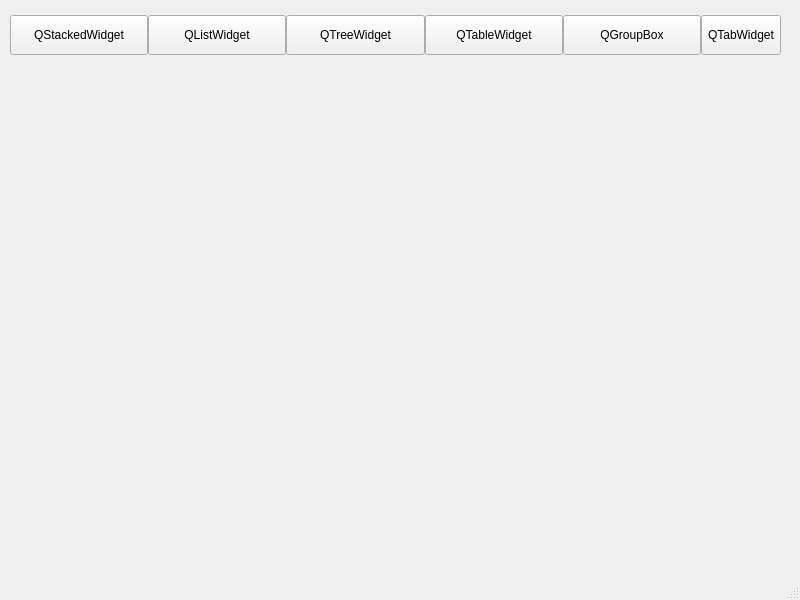
<?xml version="1.0" encoding="UTF-8"?>
<ui version="4.0">
 <class>MainWindow</class>
 <widget class="QMainWindow" name="MainWindow">
  <property name="geometry">
   <rect>
    <x>0</x>
    <y>0</y>
    <width>800</width>
    <height>600</height>
   </rect>
  </property>
  <property name="minimumSize">
   <size>
    <width>0</width>
    <height>0</height>
   </size>
  </property>
  <property name="windowTitle">
   <string>MainWindow</string>
  </property>
  <widget class="QWidget" name="centralwidget">
   <widget class="QWidget" name="horizontalLayoutWidget">
    <property name="geometry">
     <rect>
      <x>10</x>
      <y>0</y>
      <width>771</width>
      <height>71</height>
     </rect>
    </property>
    <layout class="QHBoxLayout" name="horizontalLayout" stretch="1,1,1,1,1,0">
     <property name="spacing">
      <number>0</number>
     </property>
     <property name="leftMargin">
      <number>0</number>
     </property>
     <property name="topMargin">
      <number>0</number>
     </property>
     <property name="rightMargin">
      <number>0</number>
     </property>
     <item>
      <widget class="QPushButton" name="pushButton_1">
       <property name="sizePolicy">
        <sizepolicy hsizetype="Minimum" vsizetype="Fixed">
         <horstretch>0</horstretch>
         <verstretch>0</verstretch>
        </sizepolicy>
       </property>
       <property name="minimumSize">
        <size>
         <width>60</width>
         <height>40</height>
        </size>
       </property>
       <property name="text">
        <string>QStackedWidget</string>
       </property>
      </widget>
     </item>
     <item>
      <widget class="QPushButton" name="pushButton_2">
       <property name="minimumSize">
        <size>
         <width>60</width>
         <height>40</height>
        </size>
       </property>
       <property name="text">
        <string>QListWidget</string>
       </property>
      </widget>
     </item>
     <item>
      <widget class="QPushButton" name="pushButton_4">
       <property name="minimumSize">
        <size>
         <width>60</width>
         <height>40</height>
        </size>
       </property>
       <property name="text">
        <string>QTreeWidget</string>
       </property>
      </widget>
     </item>
     <item>
      <widget class="QPushButton" name="pushButton_3">
       <property name="minimumSize">
        <size>
         <width>60</width>
         <height>40</height>
        </size>
       </property>
       <property name="text">
        <string>QTableWidget</string>
       </property>
      </widget>
     </item>
     <item>
      <widget class="QPushButton" name="pushButton_5">
       <property name="minimumSize">
        <size>
         <width>60</width>
         <height>40</height>
        </size>
       </property>
       <property name="text">
        <string>QGroupBox</string>
       </property>
      </widget>
     </item>
     <item>
      <widget class="QPushButton" name="pushButton">
       <property name="minimumSize">
        <size>
         <width>60</width>
         <height>40</height>
        </size>
       </property>
       <property name="text">
        <string>QTabWidget</string>
       </property>
      </widget>
     </item>
    </layout>
   </widget>
  </widget>
  <widget class="QMenuBar" name="menubar">
   <property name="geometry">
    <rect>
     <x>0</x>
     <y>0</y>
     <width>800</width>
     <height>37</height>
    </rect>
   </property>
  </widget>
  <widget class="QStatusBar" name="statusbar"/>
 </widget>
 <tabstops>
  <tabstop>pushButton_1</tabstop>
  <tabstop>pushButton_4</tabstop>
  <tabstop>pushButton_5</tabstop>
  <tabstop>pushButton_2</tabstop>
  <tabstop>pushButton_3</tabstop>
 </tabstops>
 <resources/>
 <connections>
  <connection>
   <sender>pushButton_1</sender>
   <signal>clicked()</signal>
   <receiver>MainWindow</receiver>
   <slot>button_stackedwidget_clicked()</slot>
   <hints>
    <hint type="sourcelabel">
     <x>113</x>
     <y>75</y>
    </hint>
    <hint type="destinationlabel">
     <x>145</x>
     <y>185</y>
    </hint>
   </hints>
  </connection>
  <connection>
   <sender>pushButton_2</sender>
   <signal>clicked()</signal>
   <receiver>MainWindow</receiver>
   <slot>button_listwidget_clicked()</slot>
   <hints>
    <hint type="sourcelabel">
     <x>238</x>
     <y>76</y>
    </hint>
    <hint type="destinationlabel">
     <x>225</x>
     <y>294</y>
    </hint>
   </hints>
  </connection>
  <connection>
   <sender>pushButton_4</sender>
   <signal>clicked()</signal>
   <receiver>MainWindow</receiver>
   <slot>button_treewidget_clicked()</slot>
   <hints>
    <hint type="sourcelabel">
     <x>391</x>
     <y>79</y>
    </hint>
    <hint type="destinationlabel">
     <x>358</x>
     <y>239</y>
    </hint>
   </hints>
  </connection>
  <connection>
   <sender>pushButton_3</sender>
   <signal>clicked()</signal>
   <receiver>MainWindow</receiver>
   <slot>button_tablewidget_clicked()</slot>
   <hints>
    <hint type="sourcelabel">
     <x>533</x>
     <y>77</y>
    </hint>
    <hint type="destinationlabel">
     <x>506</x>
     <y>174</y>
    </hint>
   </hints>
  </connection>
  <connection>
   <sender>pushButton_5</sender>
   <signal>clicked()</signal>
   <receiver>MainWindow</receiver>
   <slot>button_groupbox_clicked()</slot>
   <hints>
    <hint type="sourcelabel">
     <x>665</x>
     <y>91</y>
    </hint>
    <hint type="destinationlabel">
     <x>697</x>
     <y>223</y>
    </hint>
   </hints>
  </connection>
  <connection>
   <sender>pushButton</sender>
   <signal>clicked()</signal>
   <receiver>MainWindow</receiver>
   <slot>button_tabwidget_clicked()</slot>
   <hints>
    <hint type="sourcelabel">
     <x>733</x>
     <y>70</y>
    </hint>
    <hint type="destinationlabel">
     <x>635</x>
     <y>298</y>
    </hint>
   </hints>
  </connection>
 </connections>
 <slots>
  <slot>button_stackedwidget_clicked()</slot>
  <slot>button_listwidget_clicked()</slot>
  <slot>button_treewidget_clicked()</slot>
  <slot>button_tablewidget_clicked()</slot>
  <slot>button_groupbox_clicked()</slot>
  <slot>button_tabwidget_clicked()</slot>
 </slots>
</ui>
